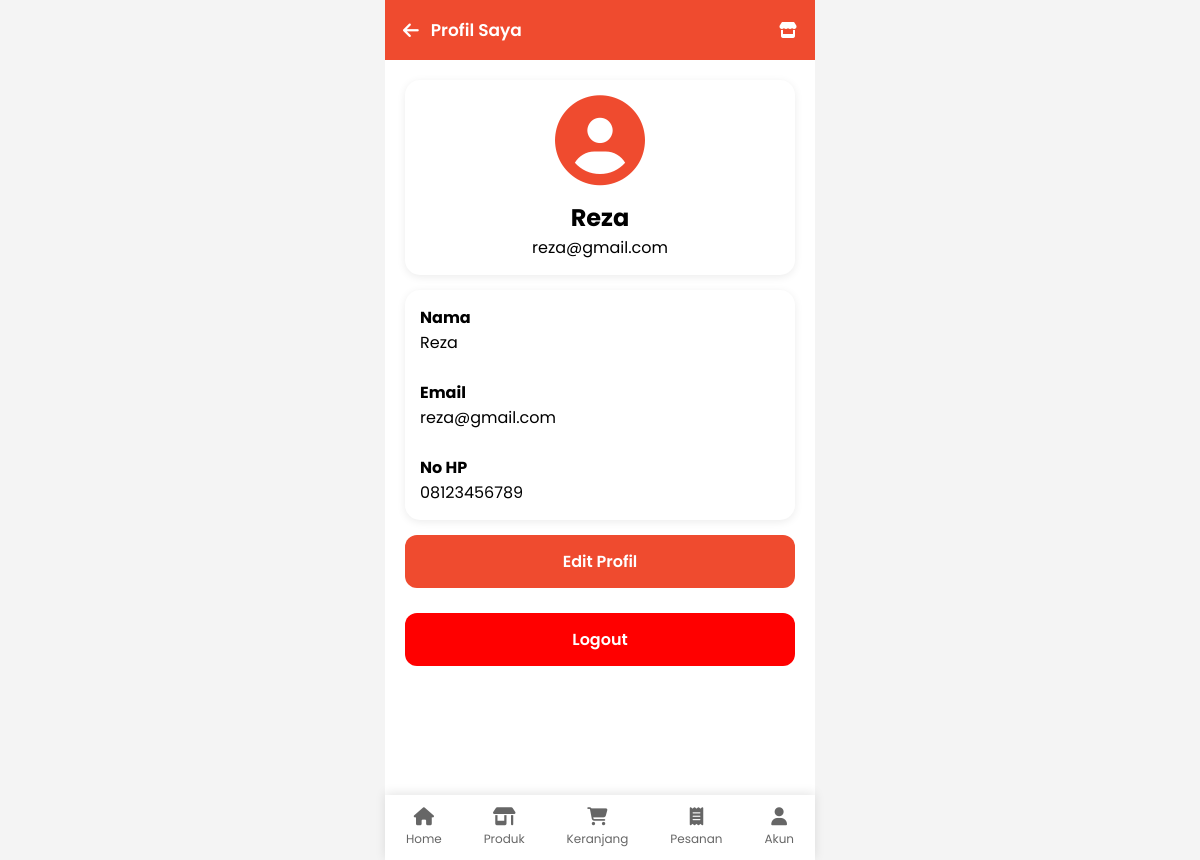
Screenshot of /user/profil.php (signed in) with the database file from the repository.
### tables this page shows
CREATE TABLE `users` (
  `id_user` int(11) NOT NULL,
  `nama` varchar(100) NOT NULL,
  `email` varchar(100) NOT NULL,
  `password` varchar(255) NOT NULL,
  `reset_token` varchar(255) DEFAULT NULL,
  `reset_expired` datetime DEFAULT NULL,
  `no_hp` varchar(20) DEFAULT NULL,
  `foto` varchar(255) DEFAULT 'default.png',
  `role` enum('admin','user') DEFAULT 'user',
  `created_at` timestamp NULL DEFAULT current_timestamp()
);

### user/profil.php (the view, shortened to what this page needs)
<?php
include '../config/koneksi.php';
$id_user=$_SESSION['id_user'];
$data=mysqli_fetch_assoc(
mysqli_query(
$conn,
"SELECT * FROM users
WHERE id_user='$id_user'"
)
);
include '../layout/header_user.php';
include '../layout/page_header.php';
?>
<div class="container">
<div class="page-content">
<div class="card" style="text-align:center;">
<i
class="fa-solid fa-circle-user"
style="
font-size:90px;
color:#ef4b2f;
">
</i>
<h2 style="margin-top:15px;">
<?= $data['nama']; ?>
</h2>
<p>
<?= $data['email']; ?>
</p>
</div>
<div class="card">
<p><b>Nama</b></p>
<p><?= $data['nama']; ?></p>
<br>
<p><b>Email</b></p>
<p><?= $data['email']; ?></p>
<br>
<p><b>No HP</b></p>
<p><?= $data['no_hp']; ?></p>
</div>
<a
href="edit_profil.php"
class="btn-primary"
>
Edit Profil
</a>
<br>
<a
href="../auth/logout.php"
class="btn-danger"
onclick="return confirm('Logout ?')"
>
Logout
</a>
</div>
</div>
<?php include '../layout/navbar_bottom.php'; ?>
</body>
</html>

### layout/header_user.php (style rules this page uses)
* { margin:0; padding:0; box-sizing:border-box; font-family:'Poppins',sans-serif; }
body { background:#f4f4f4; }
.container { width:100%; max-width:430px; margin:auto; background:white; min-height:100vh; position:relative; overflow:hidden; }
.page-content { padding:20px; padding-bottom:90px; }
.card { background:white; padding:15px; border-radius:15px; margin-bottom:15px; box-shadow:0 2px 8px rgba(0,0,0,.08); }
.btn-primary { width:100%; display:block; padding:14px; background:#ef4b2f; color:white; text-decoration:none; border:none; border-radius:12px; text-align:center; font-weight:600; cursor:pointer; }
.btn-danger { width:100%; display:block; padding:14px; background:red; color:white; text-decoration:none; border:none; border-radius:12px; text-align:center; font-weight:600; cursor:pointer; }

### rows the page displays
users: nama "Reza", email "reza@gmail.com", no_hp "08123456789"

### other values shown
$judul "Profil Saya"
